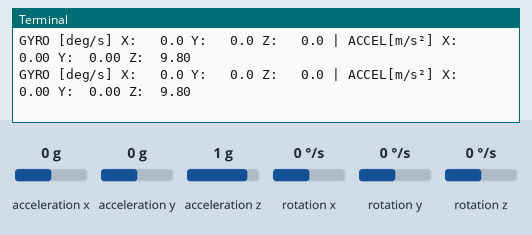
This program was run on a simulated Raspberry Pi (BCM pin numbers). Shown: the last lines printed to the terminal. Inputs (shaded band) come from the test bench; at power-on: acceleration x 0 g, acceleration y 0 g, acceleration z 1 g, rotation x 0 °/s, rotation y 0 °/s, rotation z 0 °/s.

Above: at 1.2 s.
1.3 s: acceleration x set to -1.4 g
At 1.9 s:
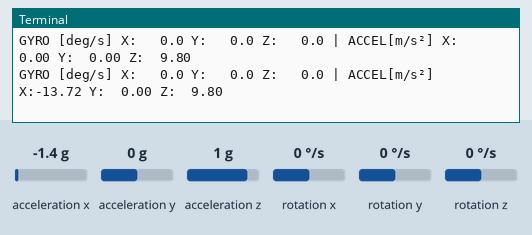
3.0 s: acceleration y set to -1.4 g
At 3.5 s:
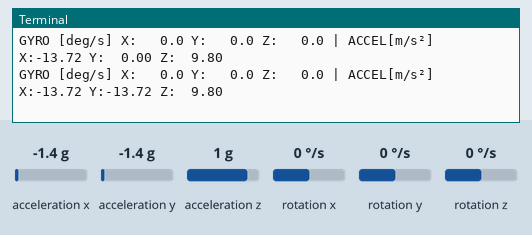
4.5 s: acceleration z set to -1.4 g
At 5.0 s:
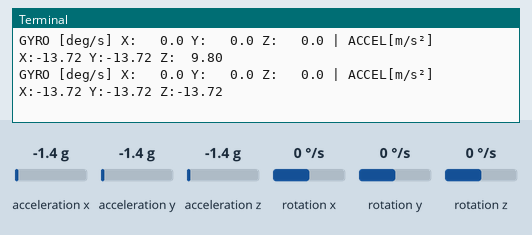
6.0 s: rotation x set to -192 °/s
At 6.5 s:
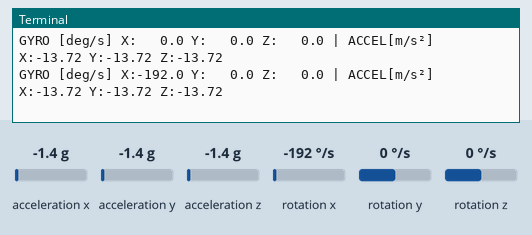
7.5 s: rotation y set to -192 °/s
At 8.0 s:
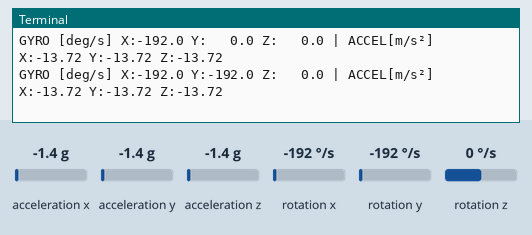
9.0 s: rotation z set to -192 °/s
At 9.5 s:
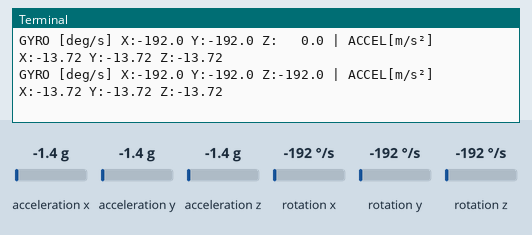

Measured:
- after the input at 1.3 s, the terminal: prints a new line after 0.22 s (image 1)
- after the input at 3.0 s, the terminal: prints a new line at once (image 2)
- after the input at 4.5 s, the terminal: prints a new line after 0.06 s (image 3)
- after the input at 6.0 s, the terminal: prints a new line after 0.08 s (image 4)
- after the input at 7.5 s, the terminal: prints a new line after 0.10 s (image 5)
- after the input at 9.0 s, the terminal: prints a new line after 0.12 s (image 6)

The program:

lib_MPU6050.py
```python
#!/usr/bin/python
# -*- coding: utf-8 -*-

# MPU6050_2_2.py

# http://manabi.science/library/2017/02121501/

"""
2020/08/27  小数点があるとわかりにくいので、整数にする。
2020/08/28  布団の下にセンサーを入れて、寝返りを検知したい。
            これにより、寝返りを検知出来たらその間はレム睡眠と判定。
2020/09/21  ユーザー名変更に対応
2026/01/02  EnvSensorPi用のサンプルプログラムとして修正

6軸センサー MPU6050は
GYRO（ジャイロセンサ）とACCEL（加速度センサ）があり

加速度センサは「どの向きに、どれくらい強く動いているか」
ジャイロセンサ「どの方向に、どれくらい速く回っているか」
を測定しています。
仮に水平な面に静止している状態では、
GYRO x,y,z = 0
ACCEL x,y = 0 z = 9.8
と表示されます。揺らぎ誤差があるので、少しはずれます。

本ライブラリでは、揺らぎ誤差の補正はしていないので、実際に使用する際には補正をしてください。

"""

import smbus            # use I2C
from time import sleep  # time module


### define #############################################################
DEV_ADDR = 0x68         # device address
PWR_MGMT_1 = 0x6b       # Power Management 1
ACCEL_XOUT = 0x3b       # Axel X-axis
ACCEL_YOUT = 0x3d       # Axel Y-axis
ACCEL_ZOUT = 0x3f       # Axel Z-axis
TEMP_OUT = 0x41         # Temperature
GYRO_XOUT = 0x43        # Gyro X-axis
GYRO_YOUT = 0x45        # Gyro Y-axis
GYRO_ZOUT = 0x47        # Gyro Z-axis

# 1byte read
def read_byte( addr ):
    return bus.read_byte_data( DEV_ADDR, addr )

# 2byte read
def read_word( addr ):
    high = read_byte( addr   )
    low  = read_byte( addr+1 )
    return (high << 8) + low

# Sensor data read
def read_word_sensor( addr ):
    val = read_word( addr )
    if( val < 0x8000 ):
        return val # positive value
    else:
        return val - 65536 # negative value

# Get Temperature
def get_temp():
    temp = read_word_sensor( TEMP_OUT )
    # offset = -521 @ 35℃
    return ( temp + 521 ) / 340.0 + 35.0

# Get Gyro data (raw value)
def get_gyro_data_lsb():
    x = read_word_sensor( GYRO_XOUT )
    y = read_word_sensor( GYRO_YOUT )
    z = read_word_sensor( GYRO_ZOUT )
    return [ x, y, z ]

# Get Gyro data (deg/s)
def get_gyro_data_deg():
    x,y,z = get_gyro_data_lsb()
    # Sensitivity = 131 LSB/(deg/s), @cf datasheet
    x = x / 131.0
    y = y / 131.0
    z = z / 131.0
    return [ x, y, z ]

# Get Axel data (raw value)
def get_accel_data_lsb():
    x = read_word_sensor( ACCEL_XOUT )
    y = read_word_sensor( ACCEL_YOUT )
    z = read_word_sensor( ACCEL_ZOUT )
    return [ x, y, z ]

# Get Axel data (G)
# 加速度を重力加速度値に変換 1G = 9.8 m/s²
def get_accel_data_g():
    x,y,z = get_accel_data_lsb()
    # Sensitivity = 16384 LSB/G, @cf datasheet
    x = x / 16384.0 * 9.8
    y = y / 16384.0 * 9.8
    z = z / 16384.0 * 9.8
    return [x, y, z]

def data_read():
    #
    gyro_x,gyro_y,gyro_z = get_gyro_data_deg()
    accel_x,accel_y,accl_z = get_accel_data_g()

    return gyro_x,gyro_y,gyro_z,accel_x,accel_y,accl_z


### Main function ######################################################
bus = smbus.SMBus( 1 )
bus.write_byte_data( DEV_ADDR, PWR_MGMT_1, 0 )


while True:

    gyro_x,gyro_y,gyro_z,accel_x,accel_y,accel_z = data_read()
    print(
    f"GYRO [deg/s] X:{gyro_x:6.1f} Y:{gyro_y:6.1f} Z:{gyro_z:6.1f} | "
    f"ACCEL[m/s²] X:{accel_x:6.2f} Y:{accel_y:6.2f} Z:{accel_z:6.2f}"
    )

    sleep(0.5)
```
